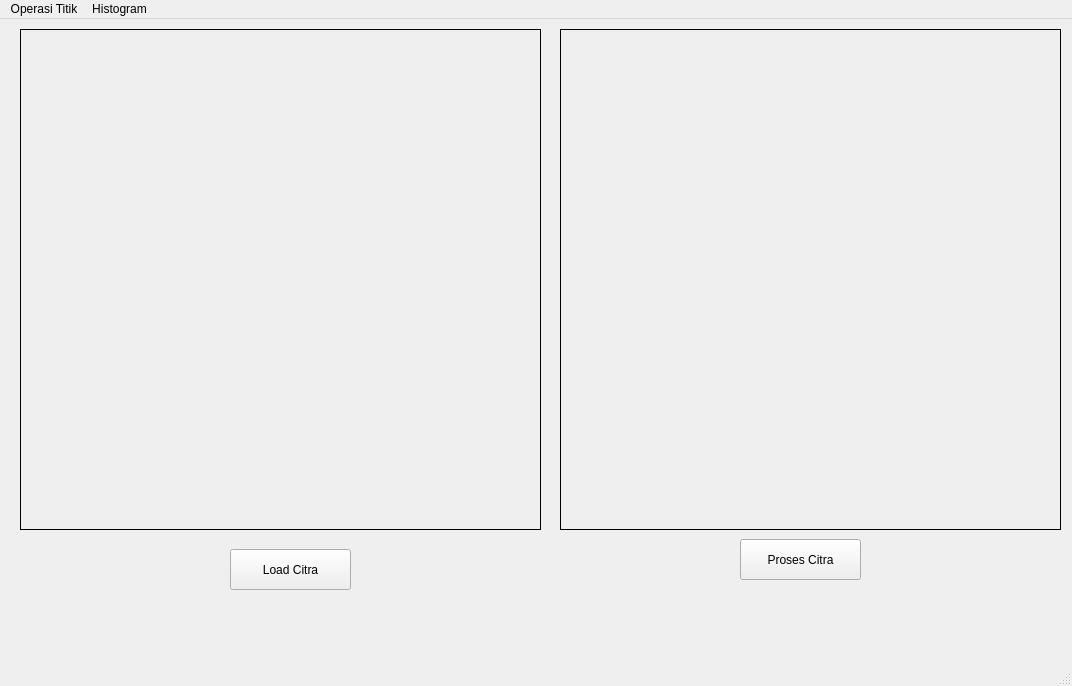
<?xml version="1.0" encoding="UTF-8"?>
<ui version="4.0">
 <class>MainWindow</class>
 <widget class="QMainWindow" name="MainWindow">
  <property name="geometry">
   <rect>
    <x>0</x>
    <y>0</y>
    <width>1072</width>
    <height>686</height>
   </rect>
  </property>
  <property name="windowTitle">
   <string>MainWindow</string>
  </property>
  <widget class="QWidget" name="centralwidget">
   <widget class="QPushButton" name="button_loadCitra">
    <property name="geometry">
     <rect>
      <x>230</x>
      <y>530</y>
      <width>121</width>
      <height>41</height>
     </rect>
    </property>
    <property name="text">
     <string>Load Citra</string>
    </property>
   </widget>
   <widget class="QLabel" name="label">
    <property name="geometry">
     <rect>
      <x>20</x>
      <y>10</y>
      <width>521</width>
      <height>501</height>
     </rect>
    </property>
    <property name="frameShape">
     <enum>QFrame::Box</enum>
    </property>
    <property name="text">
     <string/>
    </property>
   </widget>
   <widget class="QPushButton" name="button_prosesCitra">
    <property name="geometry">
     <rect>
      <x>740</x>
      <y>520</y>
      <width>121</width>
      <height>41</height>
     </rect>
    </property>
    <property name="text">
     <string>Proses Citra</string>
    </property>
   </widget>
   <widget class="QLabel" name="label_2">
    <property name="geometry">
     <rect>
      <x>560</x>
      <y>10</y>
      <width>501</width>
      <height>501</height>
     </rect>
    </property>
    <property name="frameShape">
     <enum>QFrame::Box</enum>
    </property>
    <property name="text">
     <string/>
    </property>
   </widget>
  </widget>
  <widget class="QMenuBar" name="menubar">
   <property name="geometry">
    <rect>
     <x>0</x>
     <y>0</y>
     <width>1072</width>
     <height>22</height>
    </rect>
   </property>
   <widget class="QMenu" name="menuOperasi_Titik">
    <property name="title">
     <string>Operasi Titik</string>
    </property>
    <addaction name="actionOperasi_Pencerahan"/>
    <addaction name="actionSimple_Contrast"/>
    <addaction name="actionContrast_Streching"/>
    <addaction name="actionNegatif"/>
    <addaction name="actionBiner"/>
   </widget>
   <widget class="QMenu" name="menuHistogram">
    <property name="title">
     <string>Histogram</string>
    </property>
    <addaction name="actionHistogram_Grayscale"/>
   </widget>
   <addaction name="menuOperasi_Titik"/>
   <addaction name="menuHistogram"/>
  </widget>
  <widget class="QStatusBar" name="statusbar"/>
  <action name="actionOperasi_Pencerahan">
   <property name="text">
    <string>Operasi Pencerahan</string>
   </property>
  </action>
  <action name="actionSimple_Contrast">
   <property name="text">
    <string>Simple Contrast</string>
   </property>
  </action>
  <action name="actionContrast_Streching">
   <property name="text">
    <string>Contrast Streching</string>
   </property>
  </action>
  <action name="actionNegatif">
   <property name="text">
    <string>Negatif</string>
   </property>
  </action>
  <action name="actionBiner">
   <property name="text">
    <string>Biner</string>
   </property>
  </action>
  <action name="actionHistogram_Grayscale">
   <property name="text">
    <string>Histogram Grayscale</string>
   </property>
  </action>
 </widget>
 <resources/>
 <connections/>
</ui>
